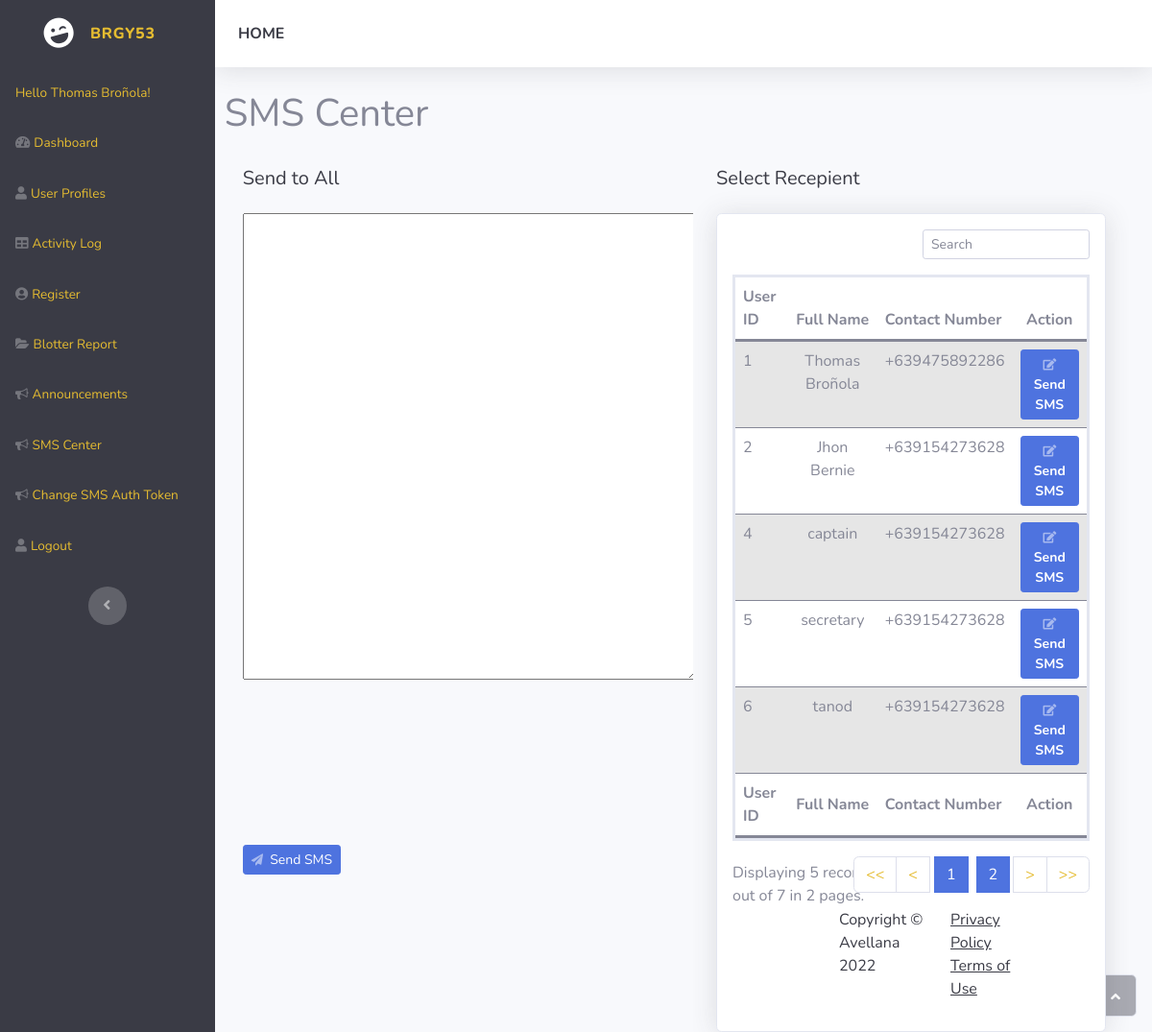
/layouts/sms.php (signed in), run on an earlier commit of the app's database.
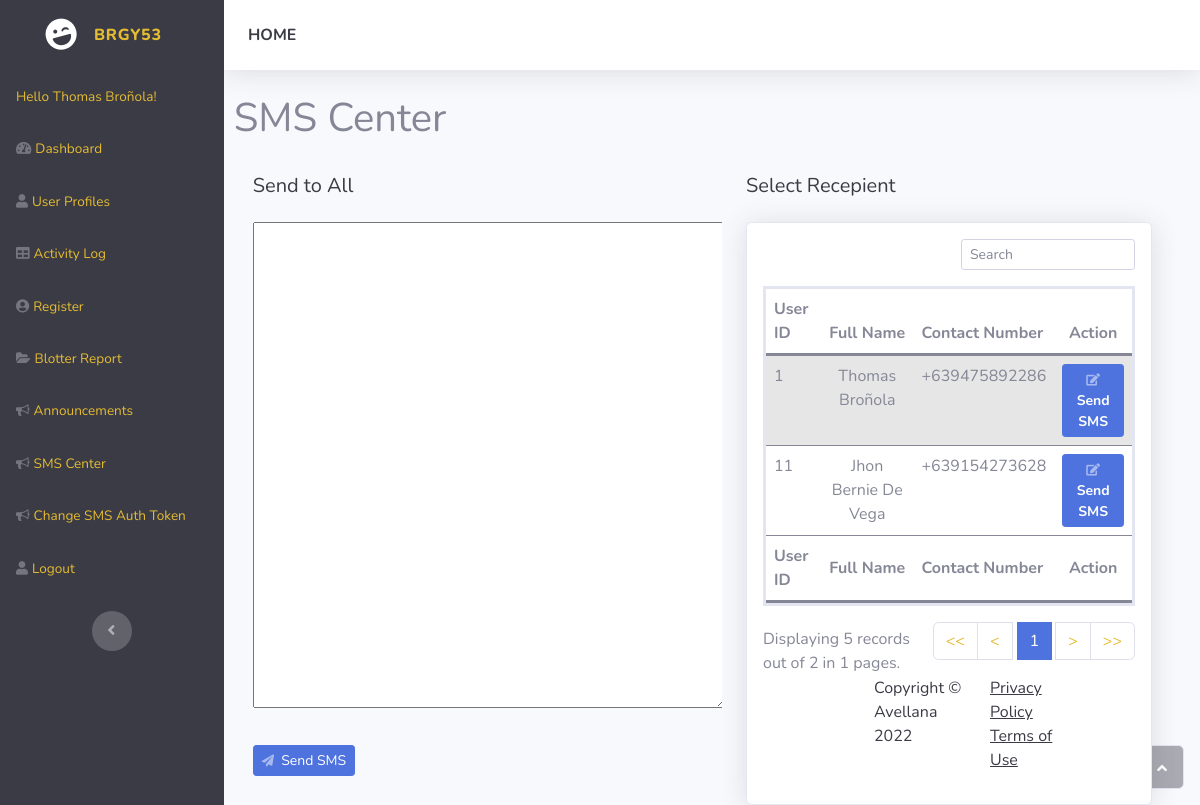
And on a later commit of the database.
### tables this page shows
CREATE TABLE `users` (
  `user_id` int(128) NOT NULL,
  `email` varchar(128) NOT NULL,
  `user_password` varchar(128) NOT NULL,
  `user_type` varchar(128) NOT NULL,
  `full_name` varchar(128) NOT NULL,
  `user_contact` varchar(13) NOT NULL
);

### layouts/sms.php (the view, shortened to what the changed rows need)
<!DOCTYPE html>
<html>
<head>
    <link rel="stylesheet" href="../adminAssets/bootstrap/css/bootstrap.min.css">
    <link rel="stylesheet" href="../adminAssets/fonts/fontawesome-all.min.css">
    <link rel="stylesheet" href="../adminAssets/fonts/font-awesome.min.css">
    <link rel="stylesheet" href="../adminAssets/fonts/fontawesome5-overrides.min.css">
    <link rel="stylesheet" href="../assets/css/mstyles.css">
</head>
<body id="page-top">
<?php
        include_once '../HF/adminNavigations.php';
        if(isset($_GET['page'])){
            $page = $_GET['page'];
        }
        else{
            $page = 1;
        }
        $num_per_page = 5;
        $start_from = ($page-1)*10;
        $sql = "SELECT * FROM `users` LIMIT $start_from,$num_per_page";
        $stmt = $conn->query($sql);
?>
<h1 id="header-announcement">SMS Center</h1>
<div id="wrapper" class="container">
    <br><br><br><br><br>
    <div class="row">
        <div class="column">
        <div class="d-flex flex-row" id="content-wrapper">
        <div class="container-fluid">
        <br>
                    <div class="card shadow">
                        <div class="card-body">
                                <div class="table-responsive table mt-2" id="dataTable" role="grid" aria-describedby="dataTable_info" style="border-style: solid;">
                                <table class="table my-0 table-striped" id="dataTable">
                                    <thead style="border-bottom: solid;">
                                        <tr>
                                            <th>User ID</th>
                                            <th colspan="2" class="text-center">Full Name</th>
                                            <th>Contact Number</th>
                                            <th class="text-center">Action</th>
                                        </tr>
                                    </thead>
                                    <tbody style="border-bottom: 3px;">
                                        <?php
                                            while ($row = $stmt->fetch_assoc()): ?>
                                                <tr>
                                                    <td><?php echo $row['user_id']; ?></td>
                                                    <td colspan="2" class="text-center"><?php echo $row['full_name']; ?></td>
                                                    <td><?php echo $row['user_contact']; ?></td>
                                                    <td class="text-center">
                                                        <a class="fw-bold btn btn-primary btn-sm d-none d-sm-inline-block" role="button" id="clickSend" data-bs-toggle="modal" href="#modal-send-sms<?php echo $row['user_id'];?>"><i class="fw-bold far fa-edit fa-sm text-white-50"></i> Send SMS</a>
                                                    </td>
                                                </tr>
                                            <?php endwhile; ?>
                                    </tbody>
                                </table>
    </div>
    <div class="row">
                                                               <div class="col-md-6" style="margin-top:5px;">
                                                                   <?php
                                                                       $pr_query = "SELECT * FROM `users`";
                                                                       $pr_result = mysqli_query($conn, $pr_query);
                                                                       $total_record = mysqli_num_rows($pr_result);
                                                                       $total_page = ceil($total_record/$num_per_page);
                                                                       echo "Displaying 5 records out of ".$total_record.' in '.$total_page.' pages.';
                                                                   ?>
                                                               </div>
                                                               <div class="col-md-6">
                                                                   <nav class="d-lg-flex justify-content-lg-end dataTables_paginate paging_simple_numbers">
                                                                       <ul class="pagination">
                                                                           <?php
                                                                           $start = 1;
                                                                           $i = $page;
                                                                               $ctr=0;
                                                                               if($total_page<5 and $total_page != 1){
                                                                                   for ($i; $ctr<$total_page; $i++){
                                                                                       if ($i-1 == $total_page){
                                                                                           break;
                                                                                       }
                                                                                       else{
                                                                                           echo "<li class='page-item active'><a class='page-link' style='margin-left:4px; margin-right:4px;' href='sms.php?page=".$i."'>$i</a></li>";
                                                                                           $ctr++;
                                                                                       }
                                                                                   }
                                                                               }
                                                                               if($total_page==1){
                                                                                   echo "<li class='page-item active'><a class='page-link' style='margin-left:4px; margin-right:4px;' href='sms.php?page=".$start."'>$i</a></li>";
                                                                               }
                                                                           ?>
                                                                       </ul>
                                                                   </nav>
                                                               </div>
</div>
<body id="page-top">
</body>
</html>

What changed in the data, as far as the page shows it:
removed users: user_id "2", full_name "Jhon Bernie", user_contact "+639154273628"
removed users: user_id "4", full_name "captain", user_contact "+639154273628"
removed users: user_id "5", full_name "secretary", user_contact "+639154273628"
removed users: user_id "6", full_name "tanod", user_contact "+639154273628"
added users: user_id "11", full_name "Jhon Bernie De Vega", user_contact "+639154273628"
Also different on the page:
$total_record: "7" → "2"
$total_page: "2" → "1"
$i: (not shown) → "1"
list line gone: "1"
list line gone: "2"
